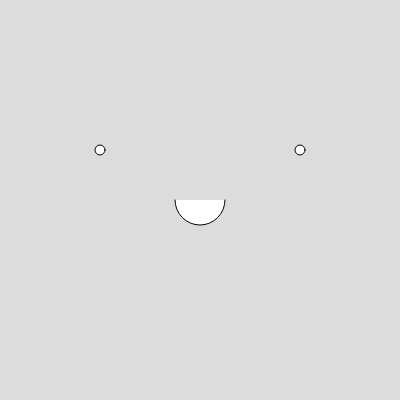
Frame 1 (no input)
Frame 60 (no input): identical to frame 1, image omitted
Frame 120 (the mouse pressed at the canvas centre since frame 60): identical to frame 1, image omitted

The p5.js sketch that drew this single still picture (run headless with seeded random() and noise() and a simulated clock; from frame 60 on, the mouse is pressed at the canvas centre):

// p5.js sketch
// ── sketch.js
// More applications
// by Prof. Marcela Godoy
// from Creative Coding Lab
// IMA, NYU Shanghai

function setup() {
  createCanvas(400, 400);
}

function draw() {
  background(220);

  // eyes
  circle(100, 150, 10);
  circle(300, 150, 10);

  // mouth
  arc(200, 200, 50, 50, PI * 0.0, PI * 1.0);
}
